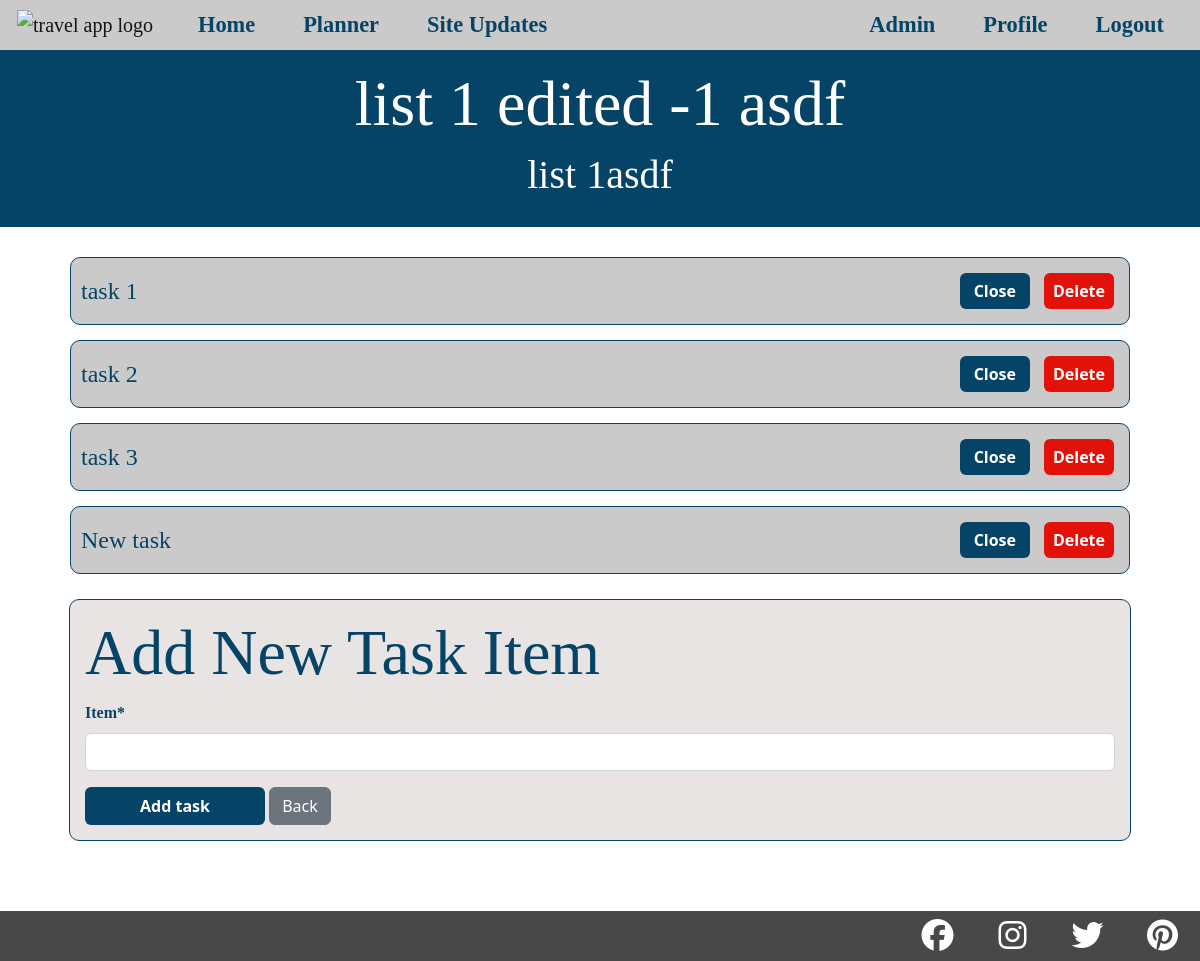
/to_do/to_do_items/57 (signed in), run on an earlier commit of the app's database.
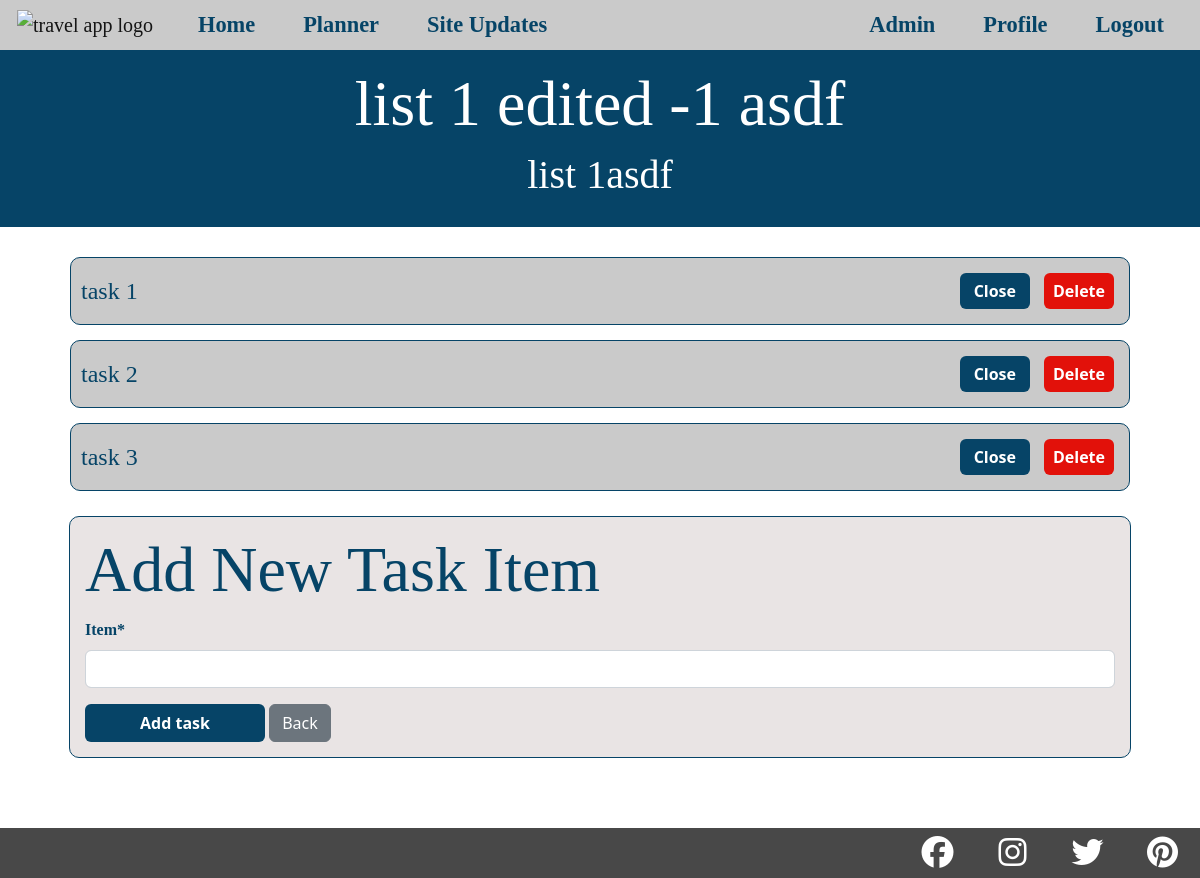
And on a later commit of the database.
### to_do_list/models.py (models this page shows)
class ToDoItem(models.Model):
    list = models.ForeignKey(ToDoList, on_delete=models.CASCADE)
    item = models.CharField(max_length=200)
    complete = models.BooleanField(default=False)
    created = models.DateTimeField(auto_now_add=True)
    def __str__(self):
        return self.item
    class Meta:
        ordering = ['complete']

### to_do_list/views.py (the view, shortened to what this page needs)
class ToDoItemsView(LoginRequiredMixin, View):
    login_url = '/login/required'
    redirect_field_name = 'redirect_to'
    template_name = 'to_do_list/to_do_items.html'
    def get(self, request, pk):
        to_do_list = get_object_or_404(ToDoList, pk=pk)
        items = ToDoItem.objects.filter(list=to_do_list)
        add_item_form = ToDoItemForm()
        context = {
            'to_do_list': to_do_list,
            'items': items,
            'add_item_form': add_item_form,
            "tab_title": "Task Items"
            }
        return render(request, self.template_name, context)

### to_do_list/forms.py
class ToDoItemForm(forms.ModelForm):
    class Meta:
        model = ToDoItem
        fields = ['item']

### to_do_list/templates/to_do_list/to_do_items.html (shortened to what this page needs)
{% extends "base.html" %}
{% load static %}
{% load crispy_forms_tags %}
{% block additional_styles %}
    <link rel="stylesheet" href="{% static 'css/white-bg.css' %}">
{% endblock additional_styles %}
{% block content %}
    <div class="to-do-item-header">
        <h1>{{ to_do_list.title }}</h1>
        <h4>{{ to_do_list.description }}</h4>
    </div>
    <div class="tasks-container">
        {% if items %}
            <div class="task-container">
                {% for item in items %}
                        {% if item.complete %}
                        <div class="task-list-row-closed">
                            <div class="task-description"><p><s>{{ item }}</s></p></div>
                            <div class="ms-lg-auto">
                                <a class="to-do-list-buttons to-do-list-edit btn" href="{% url 'complete-item' item.pk %}" aria-label="opens task item">Open</a>
                                <a class="to-do-list-buttons to-do-list-delete btn" href="{% url 'delete-item' item.pk %}" aria-label="deletes task item">Delete</a>
                            </div>
                        </div>
                        {% else %}
                        <div class="task-list-row-open">
                            <div class="task-description"><p>{{ item }}</p></div>
                                <div class="ms-lg-auto">
                                    <a class="to-do-list-buttons to-do-list-edit btn" href="{% url 'complete-item' item.pk %}" aria-label="closes task item">Close</a>
                                    <a class="to-do-list-buttons to-do-list-delete btn" href="{% url 'delete-item' item.pk %}" aria-label="deletes task item">Delete</a>
                                </div>
                        </div>
                        {% endif %}
                {% endfor %}
            </div>
        {% else %}
            <h3 class="text-center">Currently you have no 'Tasks' in your 'To-Do List'!</h3>
        {% endif %}
    </div>
    <div class="to-do-item-form-container">
        <div class="to-do-item-form">
            <h1>Add New Task Item</h1>
            <div class="content-section">
                <form method="POST">
                    <fieldset class="form-group">
                        {{ add_item_form|crispy }}
                    </fieldset>
                    <div class="form-group">
                        <button class="btn" type="submit">Add task</button>
                        <a class="btn btn-secondary" href="{% url 'country' to_do_list.country.pk %}#to_do_list_location" aria-label="link back to country info page">Back</a>
                    </div>
                </form>
            </div>
        </div>
    </div>
{% endblock content %}

What changed in the data, as far as the page shows it:
removed ToDoItem: item "New task"
